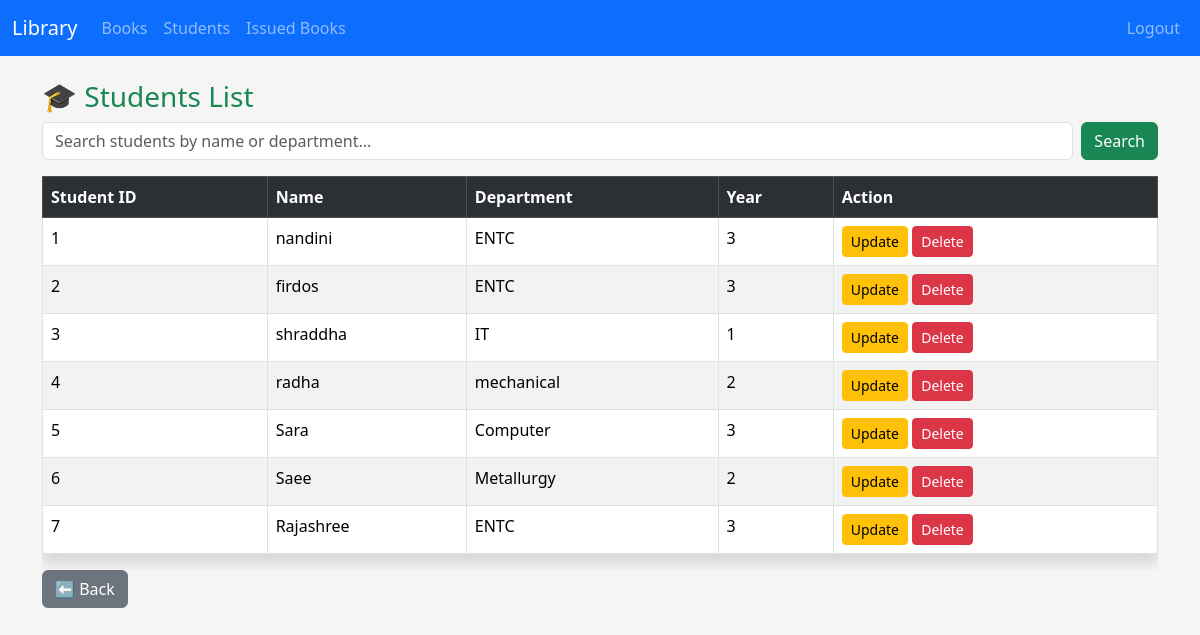
The app's page /view_students (signed in) with its own data.
### tables this page shows
CREATE TABLE students (
    studentid INTEGER PRIMARY KEY AUTOINCREMENT,
    name TEXT NOT NULL,
    department TEXT NOT NULL,
    year INTEGER NOT NULL
);

### app.py (the view)
@app.route("/view_students")
def view_students():
    if not login_required():
        return redirect("/login")
    search = request.args.get("q", "")
    db = connect_db()
    if search:
        students = db.execute("SELECT * FROM students WHERE name LIKE ? OR department LIKE ? ORDER BY studentid", (f"%{search}%", f"%{search}%")).fetchall()
    else:
        students = db.execute("SELECT * FROM students ORDER BY studentid").fetchall()
    db.close()
    return render_template("view.html", students=students, search_query=search)

### app.py (called while the page is built)
def connect_db():
    db_path = os.path.join(app.root_path, "library.db")
    conn = sqlite3.connect(db_path)
    conn.row_factory = sqlite3.Row
    return conn

def login_required():
    return "admin" in session

### templates/view.html (shortened to what this page needs)
{% extends "base.html" %}
{% block content %}
{% if students %}
<h3 class="text-success mt-4">🎓 Students List</h3>
<form action="/view_students" method="GET" class="mb-3 d-flex">
    <input type="text" name="q" class="form-control me-2" placeholder="Search students by name or department..."
        value="{{ search_query }}">
    <button type="submit" class="btn btn-success">Search</button>
</form>
<div class="table-responsive">
    <table class="table table-bordered table-striped shadow mb-3">
        <tr class="table-dark">
            <th>Student ID</th>
            <th>Name</th>
            <th>Department</th>
            <th>Year</th>
            <th>Action</th>
        </tr>
        {% for s in students %}
        <tr>
            <td>{{ s.studentid }}</td>
            <td>{{ s.name }}</td>
            <td>{{ s.department }}</td>
            <td>{{ s.year }}</td>
            <td>
                <a href="/update_student/{{ s.studentid }}" class="btn btn-warning btn-sm">Update</a>
                <a href="/delete_student/{{ s.studentid }}" class="btn btn-danger btn-sm"
                    onclick="return confirm('Delete this student?')">Delete</a>
            </td>
        </tr>
        {% endfor %}
    </table>
</div>
<a href="/students" class="btn btn-secondary">⬅ Back</a>
{% endif %}
{% endblock %}

### templates/base.html (style rules this page uses)
body { background: #f5f5f5; }
h2, h3 { color: #343a40; }
.table-responsive { overflow-x: auto; }

### records on screen
students: studentid "1", name "nandini", department "ENTC", year "3"
students: studentid "2", name "firdos", department "ENTC", year "3"
students: studentid "3", name "shraddha", department "IT", year "1"
students: studentid "4", name "radha", department "mechanical", year "2"
students: studentid "5", name "Sara", department "Computer", year "3"
students: studentid "6", name "Saee", department "Metallurgy", year "2"
students: studentid "7", name "Rajashree", department "ENTC", year "3"
